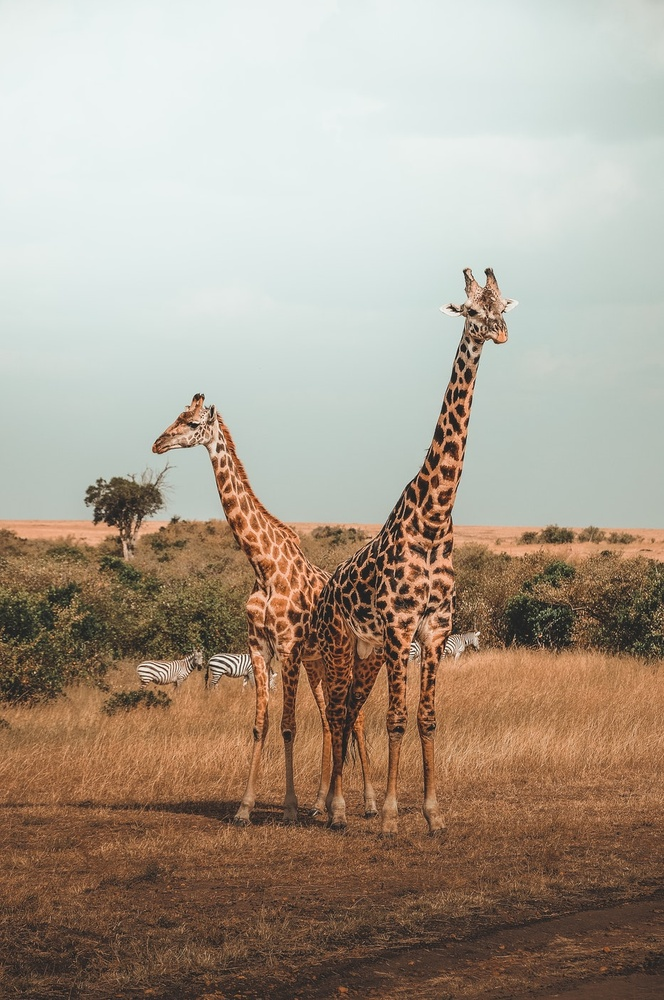
#> input picture session4/image.jpg, 664 x 1000 px, shrunk from 933 x 1405 before the run, found by its file name
$ jupyter execute 07-Image-Processing-Assessment-given.ipynb   (shell and % lines are left out)   (older library calls are emulated)
#> lines starting #> are read from the running program, lines starting #| are printed output that depends on the picture; after the words box and inside, x2 and y2 are one past the last pixel; in counts of white or black regions, pixels touching at a corner belong together
<a href="https://www.pieriandata.com"></a>
*Copyright Pierian Data Inc.*

# Image Processing Assessment

Complete the tasks in bold below! Feel free to treat this as a code along by skipping this assessment lecture and moving straight to the solutions lecture!

**Some Useful Code is already here for you in the cells below:**

[cell 1]
import cv2
import matplotlib.pyplot as plt
import numpy as np

[cell 2]
def display_img(img,cmap=None):
    fig = plt.figure(figsize=(12,10))
    ax = fig.add_subplot(111)
    ax.imshow(img,cmap)

**TASK: Open and display the giaraffes.jpg image that is located in the DATA folder.**

[cell 3]
image_path = r"D:\UMEF\E1402_Digital and Computer Vision\session4\image.jpg"
img = cv2.imread(image_path)
#> img is the input picture: shape (1000, 664, 3); mean B, G, R 141.5, 156.7, 170
if img is None:
    raise FileNotFoundError(f"Could not read image at {image_path}")

img_rgb = cv2.cvtColor(img, cv2.COLOR_BGR2RGB)
display_img(img_rgb)

[cell 4]
gray = cv2.cvtColor(img, cv2.COLOR_BGR2GRAY)
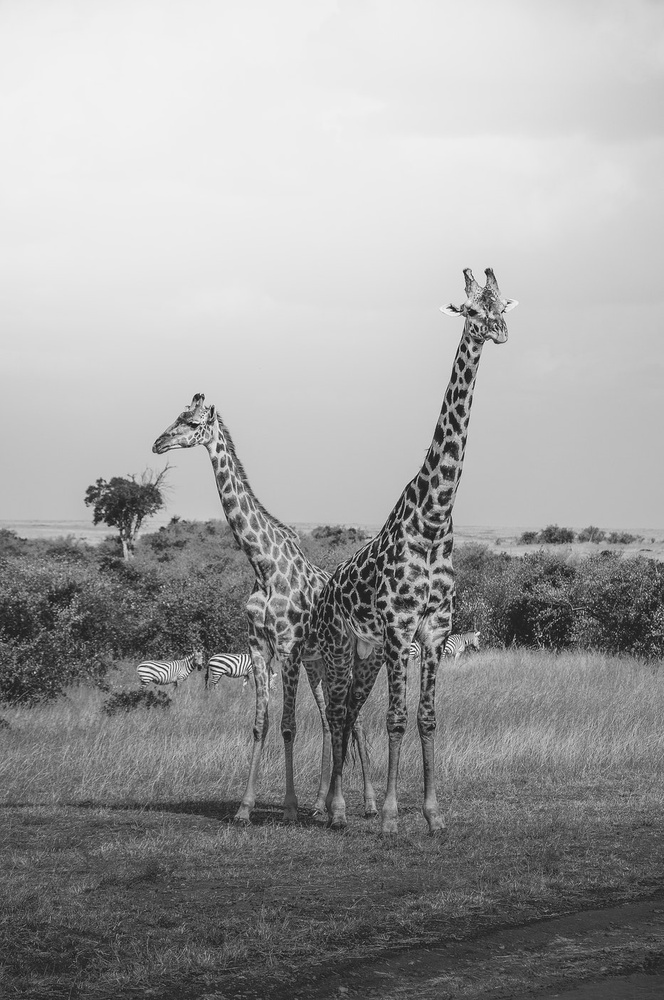
#> gray: shape (1000, 664); min 6, max 252, mean 158.9
display_img(gray, cmap='gray')

**TASK:Apply a binary threshold onto the image.**

[cell 5]
ret, thresh = cv2.threshold(gray, 127, 255, cv2.THRESH_BINARY)
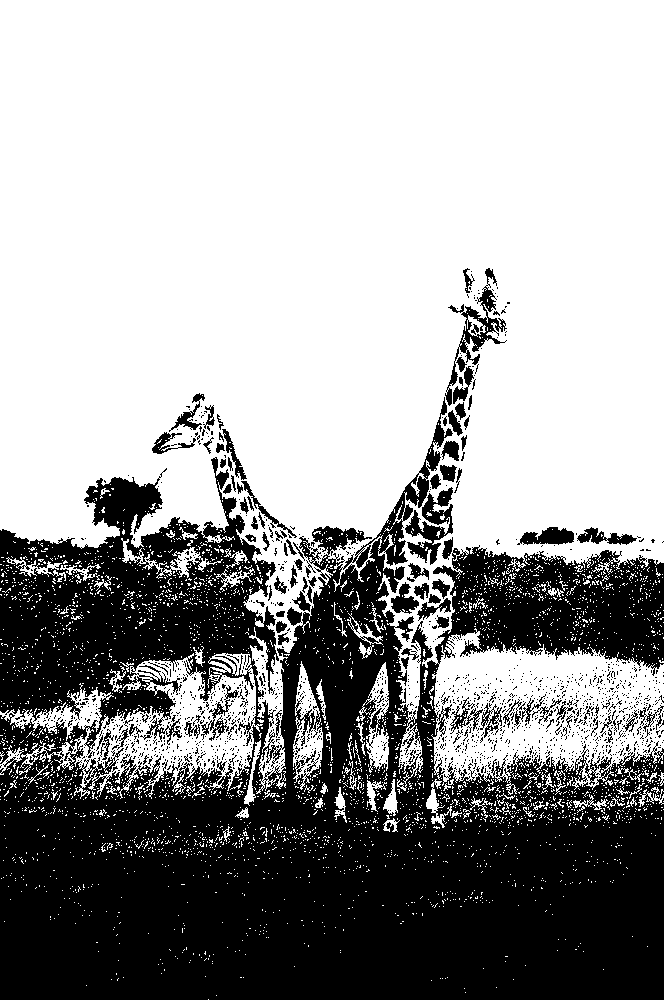
#> thresh: shape (1000, 664); 62.5% white; 1624 black regions (1515 under 20 px), largest, box (x1, y1, x2, y2) and area: (0, 397, 664, 1000) 231155, (405, 487, 453, 565) 1573, (445, 268, 507, 406) 1519
ret

[cell 6]
fig, axes = plt.subplots(1, 2, figsize=(16, 7))
axes[0].imshow(gray, cmap='gray')
axes[0].set_title('Grayscale Image')
axes[0].axis('off')

axes[1].imshow(thresh, cmap='gray')
axes[1].set_title('Binary Threshold')
axes[1].axis('off')
plt.show()
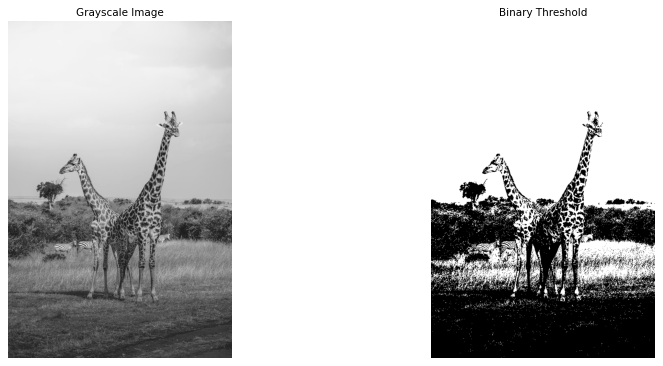
#> figure drawn by matplotlib, 2 panels

**TASK: Open the giaraffes.jpg file from the DATA folder and convert its colorspace to  HSV and display the image.**

[cell 7]
img_hsv = cv2.cvtColor(img, cv2.COLOR_BGR2HSV)
#> img_hsv: shape (1000, 664, 3); mean H, S, V 45.8, 68.1, 174.8
img_hsv_display = cv2.cvtColor(img_hsv, cv2.COLOR_HSV2RGB)

[cell 8]
fig, axes = plt.subplots(1, 2, figsize=(16, 7))
axes[0].imshow(img_rgb)
axes[0].set_title('Original Image')
axes[0].axis('off')

axes[1].imshow(img_hsv_display)
axes[1].set_title('HSV Image')
axes[1].axis('off')
plt.show()
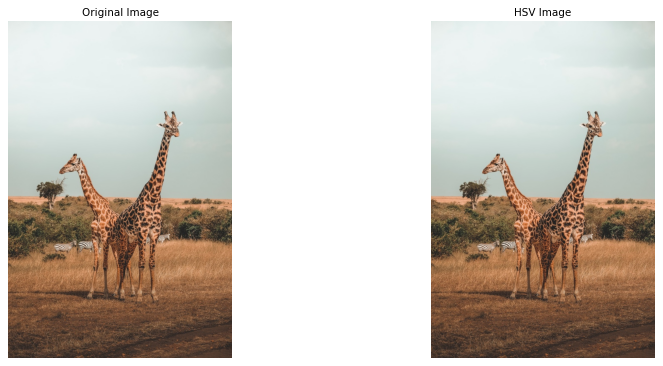
#> figure drawn by matplotlib, 2 panels

**TASK: Create a low pass filter with a 4 by 4 Kernel filled with values of 1/10 (0.01) and then use 2-D Convolution to blur the giraffer image (displayed in normal RGB)**

[cell 9]
kernel = np.ones((4, 4), dtype=np.float32) / 10

[cell 10]
blurred = cv2.filter2D(img_rgb, -1, kernel)
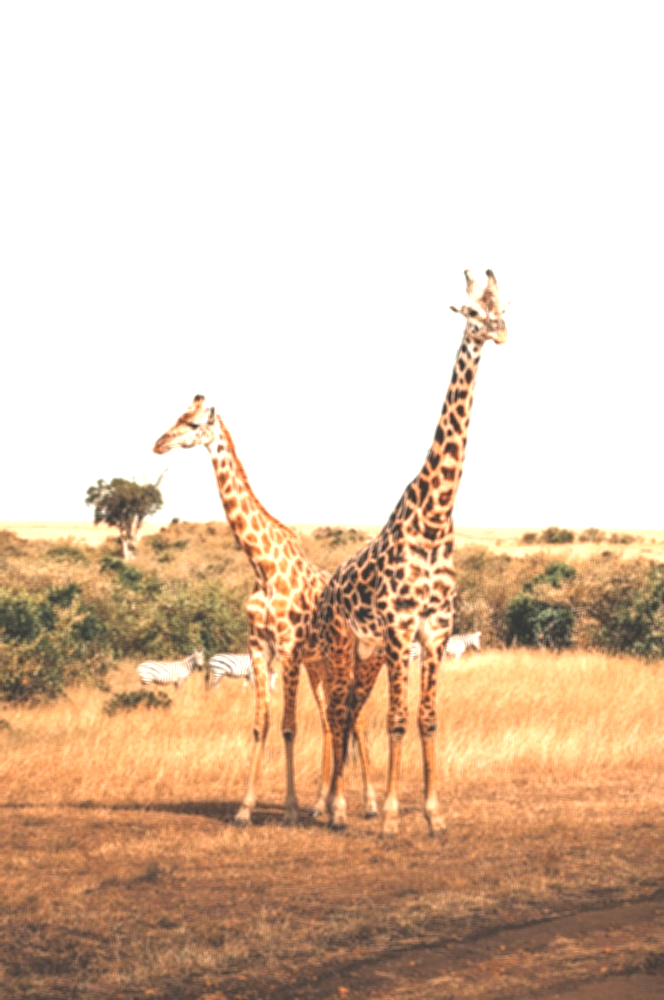
#> blurred: shape (1000, 664, 3); mean R, G, B 223.8, 200.3, 179.2
blurred

[cell 11]
display_img(blurred)

[cell 12]
fig, axes = plt.subplots(1, 2, figsize=(16, 7))
axes[0].imshow(img_rgb)
axes[0].set_title('Original Image')
axes[0].axis('off')

axes[1].imshow(blurred)
axes[1].set_title('Blurred Image')
axes[1].axis('off')
plt.show()

**TASK: Create a Horizontal Sobel Filter (sobelx from our lecture) with a kernel size of 5 to the grayscale version of the giaraffes image and then display the resulting gradient filtered version of the image.**

[cell 13]
sobelx = cv2.Sobel(gray, cv2.CV_64F, 1, 0, ksize=5)
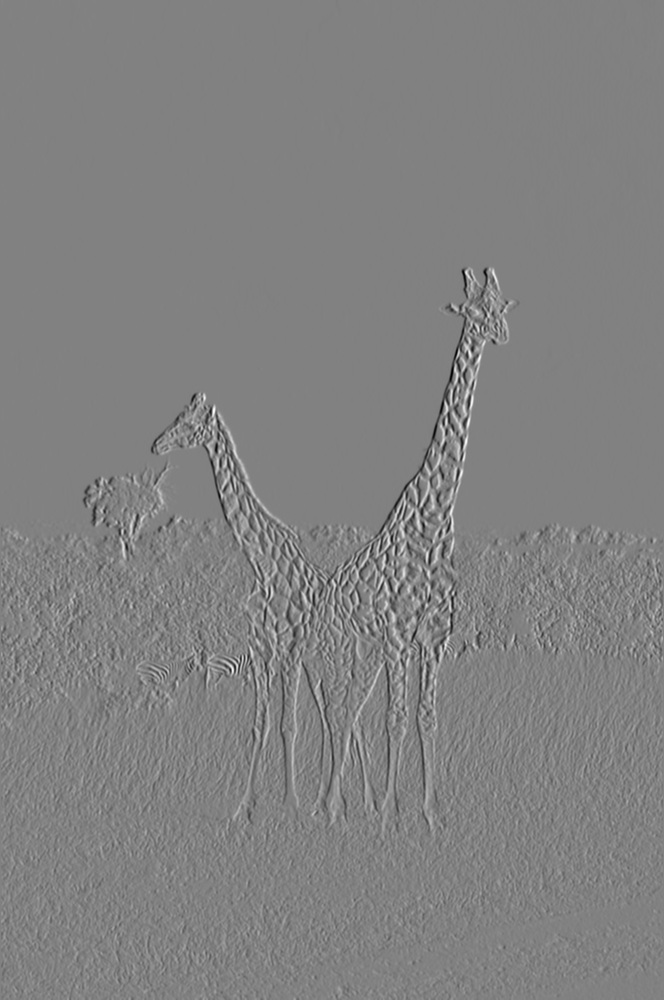
#> sobelx: shape (1000, 664) float64; min -8199, max 7954, mean -1.6; drawn with min black and max white

[cell 14]
abs_sobelx = np.absolute(sobelx)
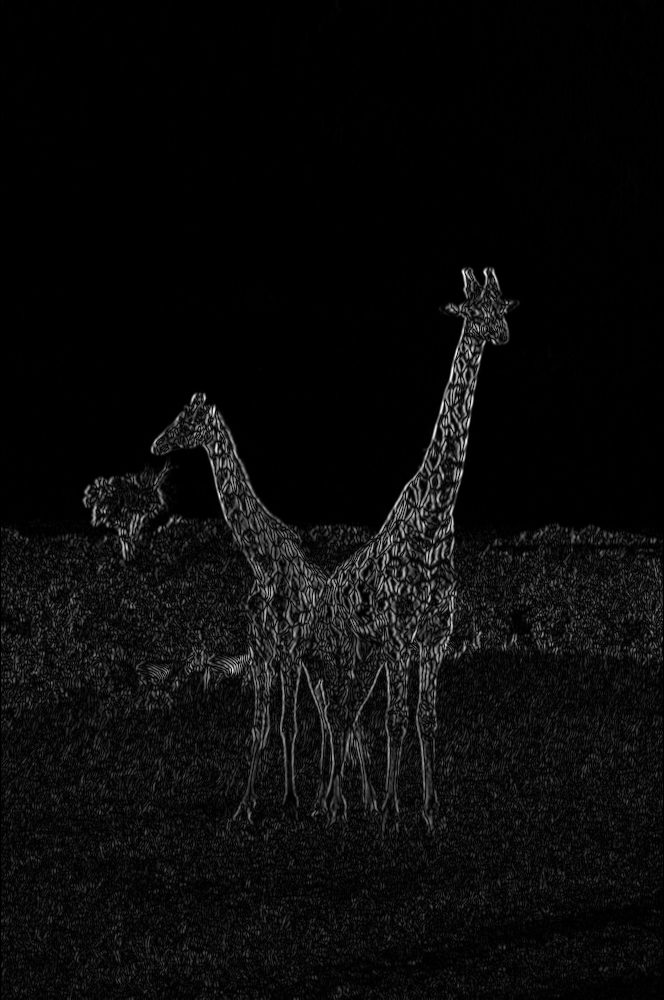
#> abs_sobelx: shape (1000, 664) float64; min 0, max 8199, mean 359; drawn with min black and max white
scaled_sobelx = np.uint8(255 * abs_sobelx / np.max(abs_sobelx))

[cell 15]
display_img(scaled_sobelx, cmap='gray')

**TASK: Plot the color histograms for the RED, BLUE, and GREEN channel of the giaraffe image. Pay careful attention to the ordering of the channels.**

[cell 16]
fig = plt.figure(figsize=(12, 8))
for label, channel, color in [('Red', 2, 'r'), ('Blue', 0, 'b'), ('Green', 1, 'g')]:
    hist = cv2.calcHist([img], [channel], None, [256], [0, 256])
    plt.plot(hist, color=color, label=label)

plt.title('Color Histograms')
plt.xlabel('Pixel Intensity')
plt.ylabel('Frequency')
plt.legend()
plt.xlim([0, 256])
plt.show()
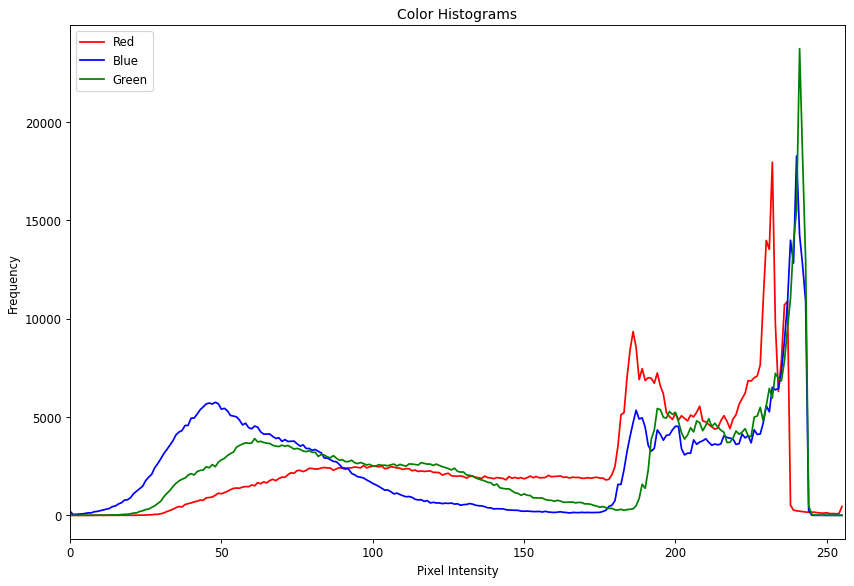
#> figure drawn by matplotlib, 1 panel; curve peaks at x = 232, y = 17962; curve peaks at x = 240, y = 18275; curve peaks at x = 241, y = 23741
